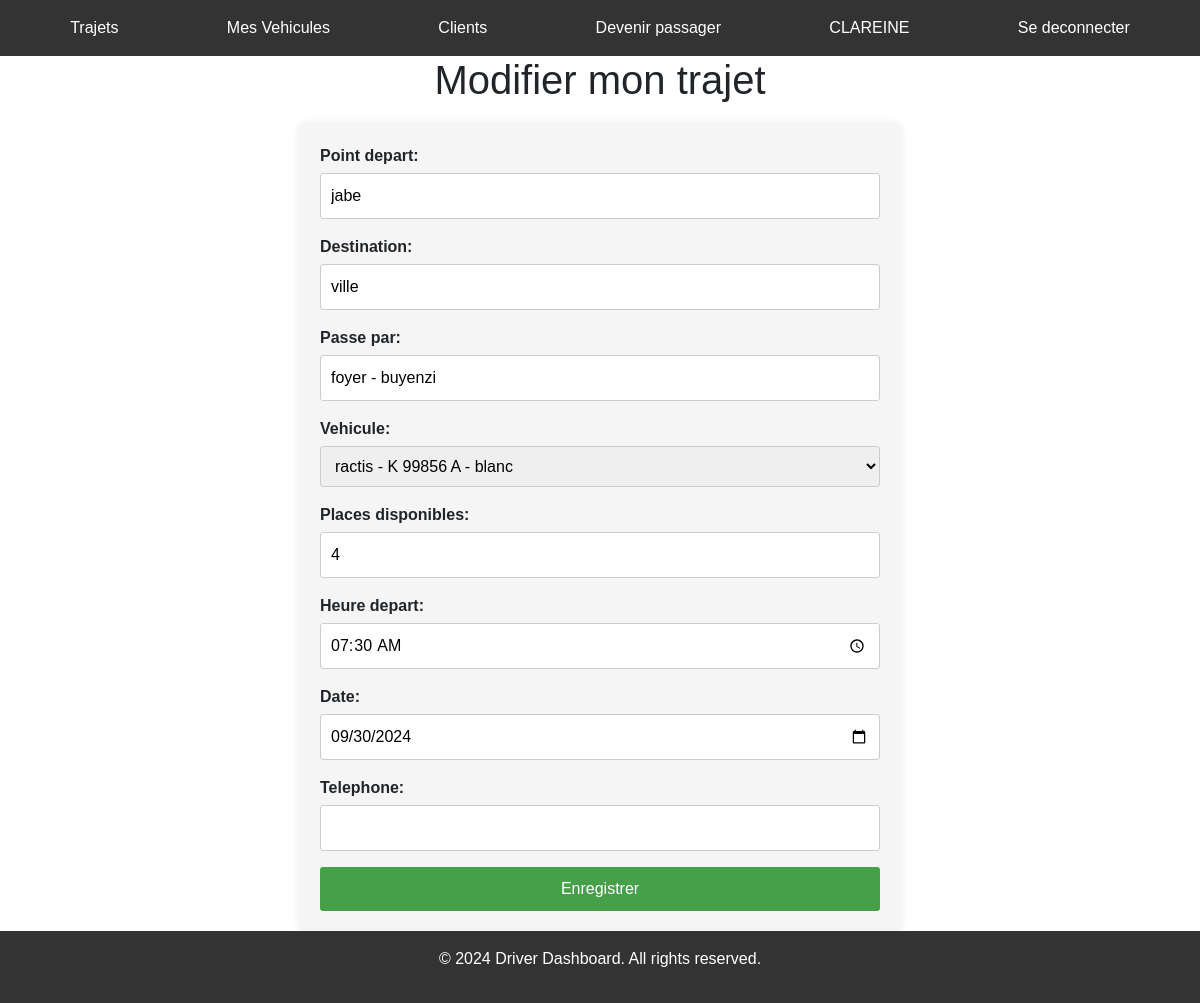
Page /trajet/2/modifier/ (signed in) on the earlier database version.
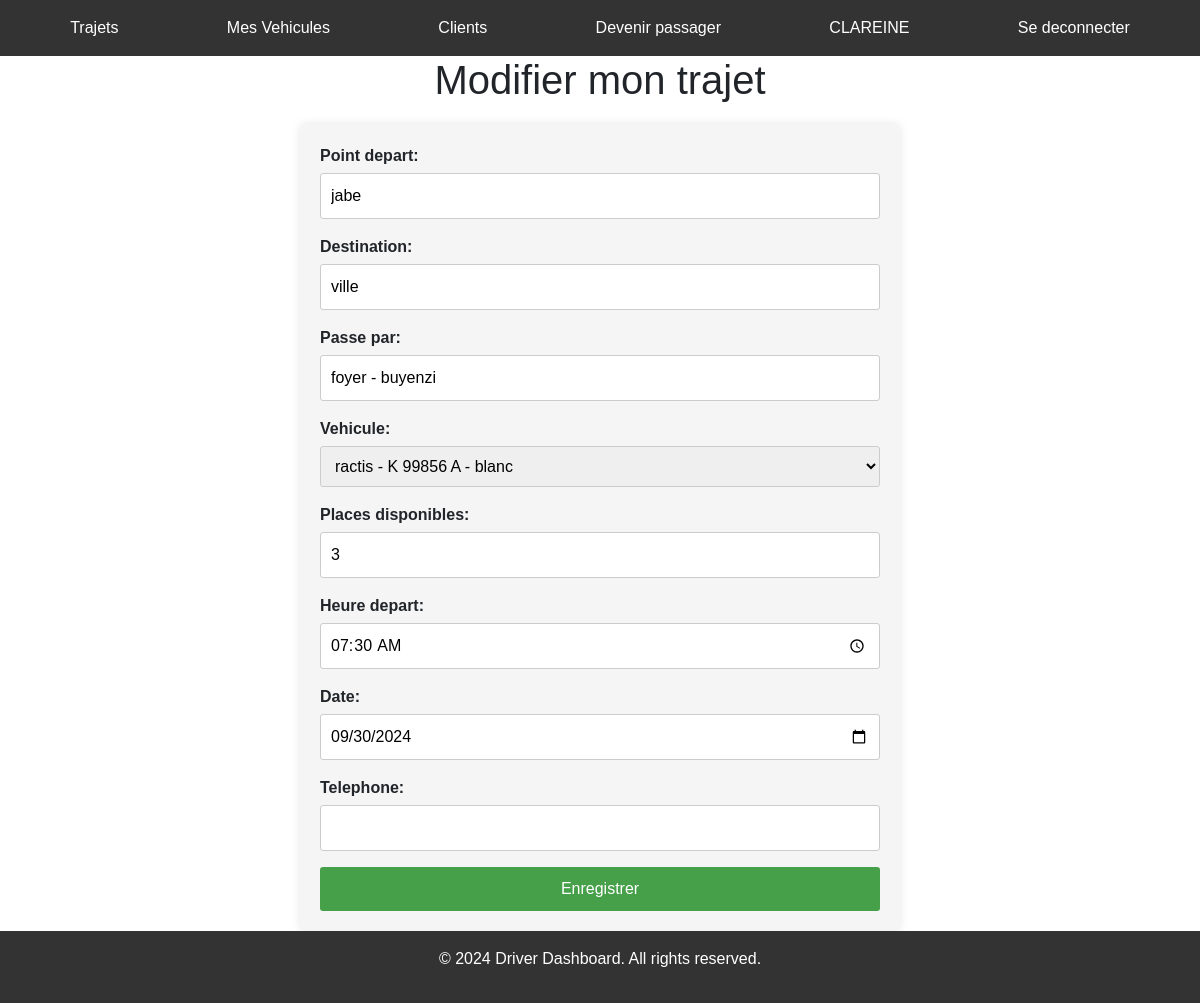
Same page on the later database version.
### covoiturage/models.py (models this page shows, shortened)
class Trajet(models.Model):
    point_depart = models.CharField(max_length=255)
    passe_par = models.CharField(max_length=255, null=True)
    destination = models.CharField(max_length=255)
    heure_depart = models.TimeField(editable=True, null=True)
    places_disponibles = models.IntegerField()
    date = models.DateField(editable=True, null=True)
    user = models.ForeignKey(User, on_delete=models.CASCADE, null=True)
    vehicule = models.ForeignKey(Vehicule, on_delete=models.CASCADE, null=True)
    status = models.CharField(max_length=20, choices=[('En cours', 'En cours'), ('Terminé', 'Terminé'),('Annulé','Annulé')])
    telephone = models.PositiveBigIntegerField(null = True)

### Stage/views.py (the view)
# urls.py: path('trajet/<int:trajet_id>/modifier/', views.modifierT, name='modifierT'),
def modifierT(request, trajet_id):
    trajet = get_object_or_404(Trajet, id=trajet_id, user=request.user)
    if request.method == 'POST':
        form = TrajetForm(request.POST, instance=trajet)
        if form.is_valid():
            trajet = form.save(commit=False)
            trajet.user = request.user
            trajet.save()
            return render(request,'dashboard_driver.html')
    else:
        form = TrajetForm(instance=trajet)
    return render(request, 'modifierT.html', {'form': form, 'trajet': trajet})

### Stage/forms.py
class TrajetForm(forms.ModelForm):
    class Meta:
        model = Trajet
        fields = [
            'point_depart',
            'destination',
            'passe_par',
            'vehicule',
            'places_disponibles',
            'heure_depart',
            'date',
            'telephone',
        ]
        widgets = {
            'point_depart': forms.TextInput(attrs={'required': 'true'}),
            'destination': forms.TextInput(attrs={'required': 'true'}),
            'passe_par': forms.TextInput(attrs={'required': 'false'}),
            'vehicule': forms.Select(attrs={'required': 'true'}),
            'places_disponibles': forms.NumberInput(attrs={'min': 1, 'required': 'true'}),
            'heure_depart': forms.TimeInput(attrs={'type': 'time', 'required': 'true'}),
            'date': forms.DateInput(attrs={'type': 'date', 'required': 'true'}),
            'telephone': forms.NumberInput(attrs={'required': 'true'}),
        }
    def __init__(self, *args, **kwargs):
        user = kwargs.pop('user', None)
        super(TrajetForm, self).__init__(*args, **kwargs)
        if user:
            self.fields['vehicule'].queryset = user.vehicules.all()

### templates/modifierT.html (shortened to what this page needs)
{% extends 'base.html' %}
{% load static %}
{% block section %}
  <link rel="stylesheet" href="{% static 'ajouterT.css' %}">
    <h1>Modifier mon trajet</h1>
    <form method="POST">
        {{ form.as_p }}
        <button type="submit">Enregistrer</button>
    </form>
{% endblock section %}

Differences in the rows shown:
changed Trajet "jabe": places_disponibles "4" → "3"
